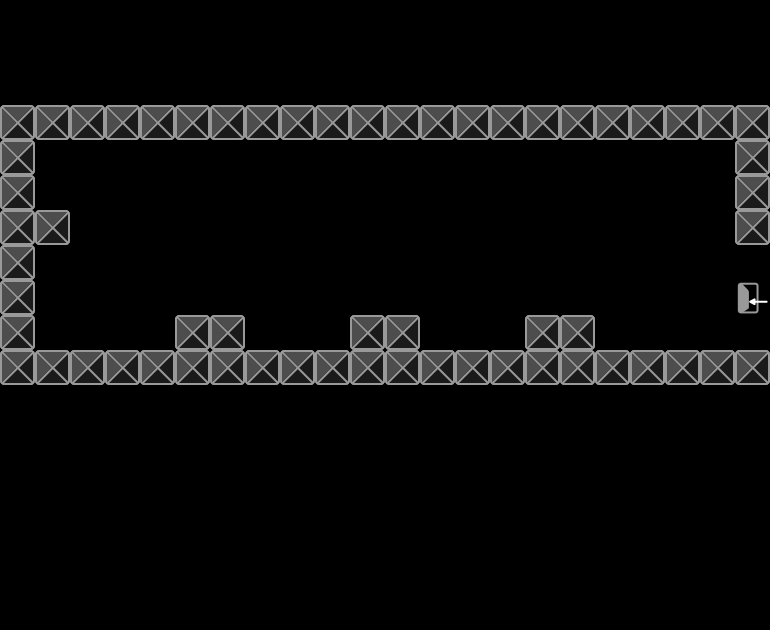

A level layout from a 2D game, rendered from its tile map. Below: a short description, then the map file with tile-grid data replaced by summaries:
An orthogonal 22x18 tile map with 35x35 px tiles, 2 tile layers (platforms, exit).

<map version="1.0" orientation="orthogonal" renderorder="right-down" width="22" height="18" tilewidth="35" tileheight="35">
 <tileset firstgid="1" name="tile" tilewidth="35" tileheight="35">
  <image source="tile.png" width="70" height="35" />
 </tileset>
 <layer name="platforms" width="22" height="18">
  <data>[396 cells, 60 non-empty, 1 distinct tile ids]</data>
 </layer>
 <layer name="exit" width="22" height="18">
  <data>[396 cells, 1 non-empty, 1 distinct tile ids]</data>
 </layer>
</map>
